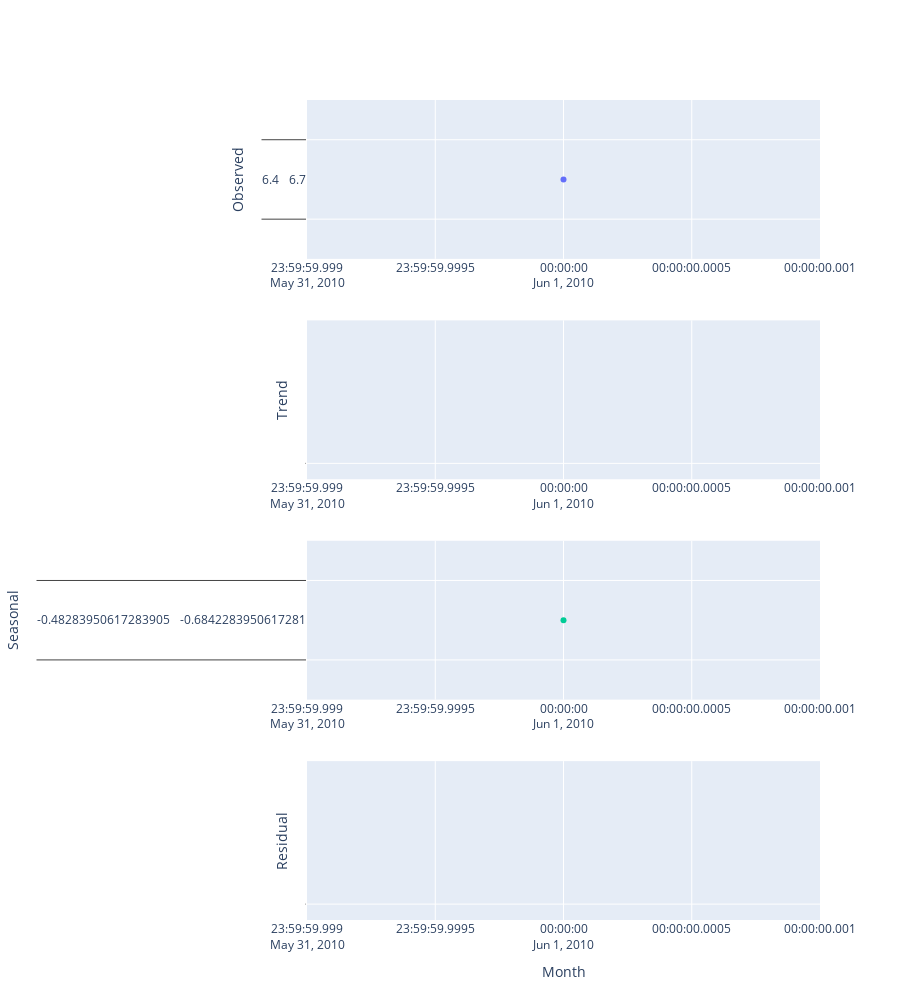

The cell this chart's notebook holds for it:
### Code cell
trace1 = go.Scatter(
    x=result.observed.index,
    y=result.observed
)

trace2 = go.Scatter(
    x=result.trend.index,
    y=result.trend,
    xaxis='x2',
    yaxis='y2'
)

trace3 = go.Scatter(
    x=result.seasonal.index,
    y=result.seasonal,
    xaxis='x3',
    yaxis='y3'
)

trace4 = go.Scatter(
    x=result.resid.index,
    y=result.resid,
    xaxis='x4',
    yaxis='y4'
)

traces = [trace1, trace2, trace3, trace4]
layout = go.Layout(
    showlegend=False
)

fig = make_subplots(
    rows=4,
    cols=1,
    print_grid=False
)

fig.append_trace(trace1, 1, 1)
fig.append_trace(trace2, 2, 1)
fig.append_trace(trace3, 3, 1)
fig.append_trace(trace4, 4, 1)

fig['layout'].update(
    showlegend=False,
    height=1000,
    yaxis=dict(title="Observed"),
    yaxis2=dict(title="Trend"),
    yaxis3=dict(title="Seasonal"),
    yaxis4=dict(title="Residual"),
    xaxis4=dict(title="Month")
)

fig.show()
